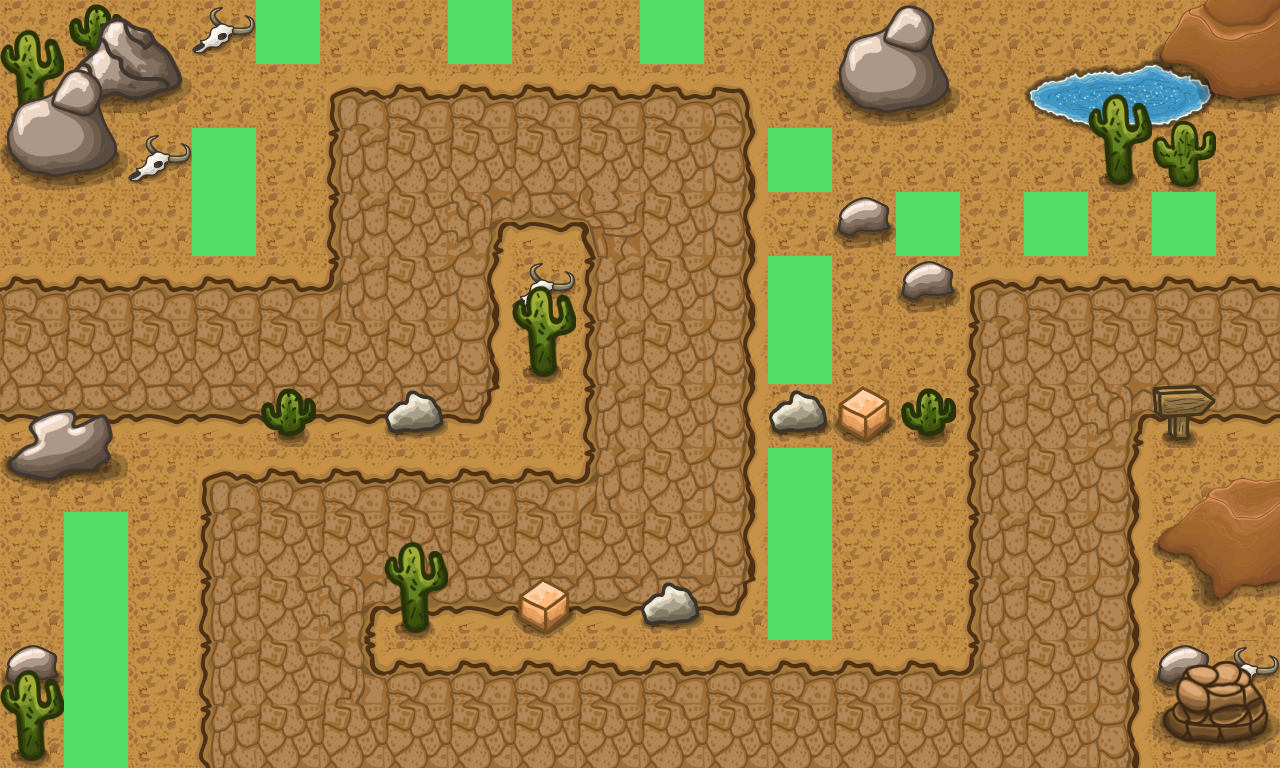

Rendered tile map (Tiled .tmx) drawn with the repository's tilesets; below, a short description and the full map source, tile grids included:
An orthogonal 20x12 tile map with 64x64 px tiles, 6 tile layers (dirt, path, placementTiles, details1, ...) and 2 objects.

<map version="1.10" tiledversion="1.10.1" orientation="orthogonal" renderorder="right-down" width="20" height="12" tilewidth="64" tileheight="64" infinite="0" nextlayerid="8" nextobjectid="9">
 <editorsettings>
  <export target="placementTiles.js" format="js" />
 </editorsettings>
 <tileset firstgid="1" source="tileset.tsx" />
 <layer id="1" name="dirt" width="20" height="12">
  <data encoding="csv">
16,16,16,16,16,16,16,16,16,16,16,16,16,16,16,16,16,16,16,16,
16,16,16,16,16,16,16,16,16,16,16,16,16,16,16,16,16,16,16,16,
16,16,16,16,16,16,16,16,16,16,16,16,16,16,16,16,16,16,16,16,
16,16,16,16,16,16,16,16,16,16,16,16,16,16,16,16,16,16,16,16,
16,16,16,16,16,16,16,16,16,16,16,16,16,16,16,16,16,16,16,16,
16,16,16,16,16,16,16,16,16,16,16,16,16,16,16,16,16,16,16,16,
16,16,16,16,16,16,16,16,16,16,16,16,16,16,16,16,16,16,16,16,
16,16,16,16,16,16,16,16,16,16,16,16,16,16,16,16,16,16,16,16,
16,16,16,16,16,16,16,16,16,16,16,16,16,16,16,16,16,16,16,16,
16,16,16,16,16,16,16,16,16,16,16,16,16,16,16,16,16,16,16,16,
16,16,16,16,16,16,16,16,16,16,16,16,16,16,16,16,16,16,16,16,
16,16,16,16,16,16,16,16,16,16,16,16,16,16,16,16,16,16,16,16
</data>
 </layer>
 <layer id="2" name="path" width="20" height="12">
  <data encoding="csv">
0,0,0,0,0,0,0,0,0,0,0,0,0,0,0,0,0,0,0,0,
0,0,0,0,0,4,5,5,5,5,5,6,0,0,0,0,0,0,0,0,
0,0,0,0,0,18,19,19,19,19,19,20,0,0,0,0,0,0,0,0,
0,0,0,0,0,18,19,22,33,21,19,20,0,0,0,0,0,0,0,0,
5,5,5,5,5,7,19,20,0,18,19,20,0,0,0,4,5,5,5,5,
19,19,19,19,19,19,19,20,0,18,19,20,0,0,0,18,19,19,19,19,
33,33,33,33,33,33,33,34,0,18,19,20,0,0,0,18,19,22,33,33,
0,0,0,4,5,5,5,5,5,7,19,20,0,0,0,18,19,20,0,0,
0,0,0,18,19,19,19,19,19,19,19,20,0,0,0,18,19,20,0,0,
0,0,0,18,19,22,33,33,33,33,33,34,0,0,0,18,19,20,0,0,
0,0,0,18,19,8,5,5,5,5,5,5,5,5,5,7,19,20,0,0,
0,0,0,18,19,19,19,19,19,19,19,19,19,19,19,19,19,20,0,0
</data>
 </layer>
 <objectgroup id="6" name="Object Layer 1">
  <object id="2" x="0" y="0">
   <polyline points="-2,-2 -130,346 420,352 416,148 670,154 670,534 284,538 284,722 1066,726 1058,348 1546,350" />
  </object>
  <object id="6" gid="63" x="994" y="-102" width="64" height="64" />
 </objectgroup>
 <layer id="7" name="placementTiles" width="20" height="12">
  <data encoding="csv">
0,0,0,0,14,0,0,14,0,0,14,0,0,0,0,0,0,0,0,0,
0,0,0,0,0,0,0,0,0,0,0,0,0,0,0,0,0,0,0,0,
0,0,0,14,0,0,0,0,0,0,0,0,14,0,0,0,0,0,0,0,
0,0,0,14,0,0,0,0,0,0,0,0,0,0,14,0,14,0,14,0,
0,0,0,0,0,0,0,0,0,0,0,0,14,0,0,0,0,0,0,0,
0,0,0,0,0,0,0,0,0,0,0,0,14,0,0,0,0,0,0,0,
0,0,0,0,0,0,0,0,0,0,0,0,0,0,0,0,0,0,0,0,
0,0,0,0,0,0,0,0,0,0,0,0,14,0,0,0,0,0,0,0,
0,14,0,0,0,0,0,0,0,0,0,0,14,0,0,0,0,0,0,0,
0,14,0,0,0,0,0,0,0,0,0,0,14,0,0,0,0,0,0,0,
0,14,0,0,0,0,0,0,0,0,0,0,0,0,0,0,0,0,0,0,
0,14,0,0,0,0,0,0,0,0,0,0,0,0,0,0,0,0,0,0
</data>
 </layer>
 <layer id="3" name="details1" width="20" height="12">
  <data encoding="csv">
0,49,0,0,0,0,0,0,0,0,0,0,0,0,0,0,119,120,121,0,
0,0,0,0,0,0,0,0,0,0,0,0,0,0,0,0,133,134,135,0,
0,0,0,0,0,0,0,0,0,0,0,0,0,0,0,0,147,148,149,0,
0,0,0,0,0,0,0,0,0,0,0,0,0,0,0,0,0,0,0,0,
0,0,0,0,0,0,0,0,48,0,0,0,0,0,0,0,0,0,0,0,
0,0,0,0,0,0,0,0,0,0,0,0,0,0,0,0,0,0,0,0,
0,0,0,0,49,0,0,0,0,0,0,0,43,0,49,0,0,0,47,0,
0,0,0,0,0,0,0,0,0,0,0,0,0,0,0,0,0,0,0,0,
0,0,0,0,0,0,0,0,0,0,0,0,0,0,0,0,0,0,0,0,
0,0,0,0,0,0,0,0,0,0,0,0,0,0,0,0,0,0,0,0,
46,0,0,0,0,0,0,0,0,0,0,0,0,0,0,0,0,0,0,48,
0,0,0,0,0,0,0,0,0,0,0,0,0,0,0,0,0,0,0,0
</data>
 </layer>
 <layer id="4" name="details2" width="20" height="12">
  <data encoding="csv">
57,87,88,0,0,0,0,0,0,0,0,0,0,89,90,0,0,0,127,128,
71,101,102,0,0,0,0,0,0,0,0,0,0,103,104,0,0,57,58,142,
0,0,0,0,0,0,0,0,0,0,0,0,0,0,0,0,0,71,72,0,
0,0,0,0,0,0,0,0,0,0,0,0,0,46,0,0,0,0,0,0,
0,0,0,0,0,0,0,0,57,0,0,0,0,0,46,0,0,0,0,0,
0,0,0,0,0,0,0,0,71,0,0,0,0,0,0,0,0,0,0,0,
91,92,0,0,0,0,43,0,0,0,0,0,0,45,0,0,0,0,0,0,
105,106,0,0,0,0,0,0,0,0,0,0,0,0,0,0,0,0,116,117,
0,0,0,0,0,0,57,0,0,0,0,0,0,0,0,0,0,0,130,131,
0,0,0,0,0,0,71,0,45,0,43,0,0,0,0,0,0,0,144,145,
57,0,0,0,0,0,0,0,0,0,0,0,0,0,0,0,0,0,46,0,
71,0,0,0,0,0,0,0,0,0,0,0,0,0,0,0,0,0,0,0
</data>
 </layer>
 <layer id="5" name="details3" width="20" height="12">
  <data encoding="csv">
0,0,0,48,0,0,0,0,0,0,0,0,0,0,0,0,0,0,0,0,
89,90,0,0,0,0,0,0,0,0,0,0,0,0,0,0,0,0,141,0,
103,104,48,0,0,0,0,0,0,0,0,0,0,0,0,0,0,0,0,0,
0,0,0,0,0,0,0,0,0,0,0,0,0,0,0,0,0,0,0,0,
0,0,0,0,0,0,0,0,0,0,0,0,0,0,0,0,0,0,0,0,
0,0,0,0,0,0,0,0,0,0,0,0,0,0,0,0,0,0,0,0,
0,0,0,0,0,0,0,0,0,0,0,0,0,0,0,0,0,0,0,0,
0,0,0,0,0,0,0,0,0,0,0,0,0,0,0,0,0,0,0,0,
0,0,0,0,0,0,0,0,0,0,0,0,0,0,0,0,0,0,0,0,
0,0,0,0,0,0,0,0,0,0,0,0,0,0,0,0,0,0,0,0,
0,0,0,0,0,0,0,0,0,0,0,0,0,0,0,0,0,0,85,86,
0,0,0,0,0,0,0,0,0,0,0,0,0,0,0,0,0,0,99,100
</data>
 </layer>
</map>
